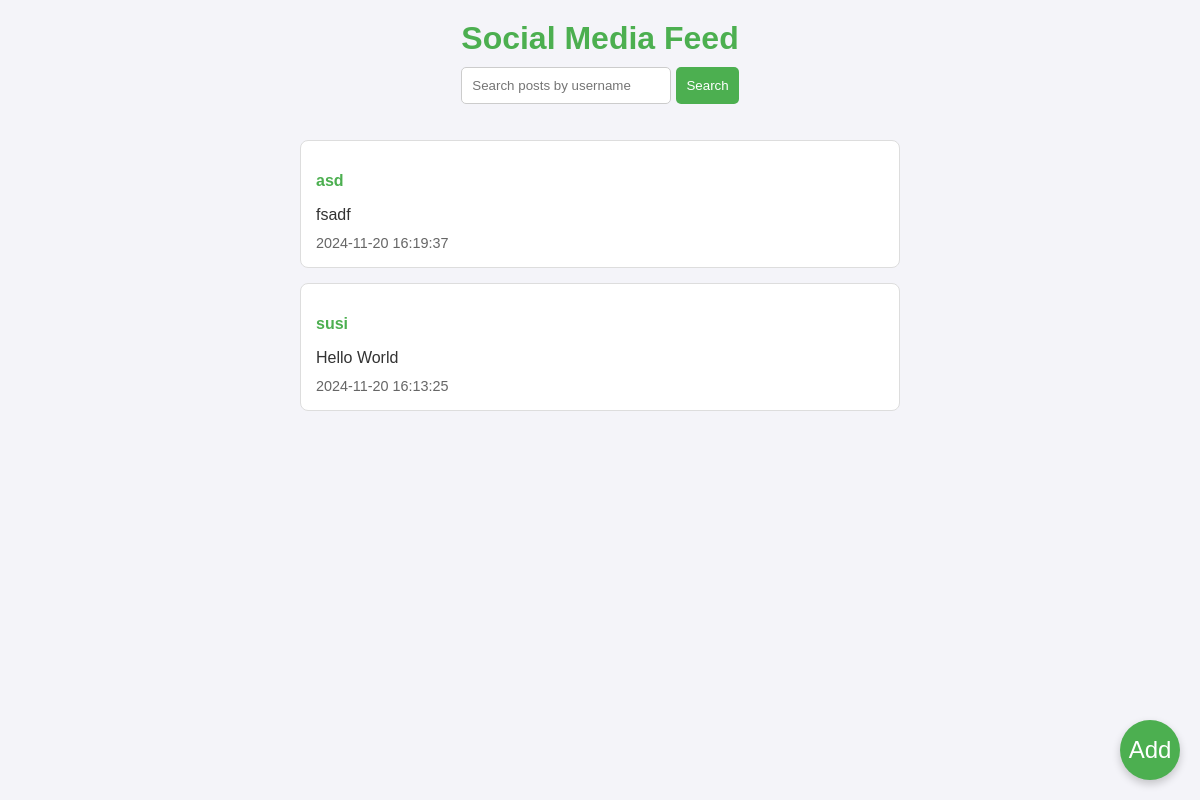
Before: / with the older database file.
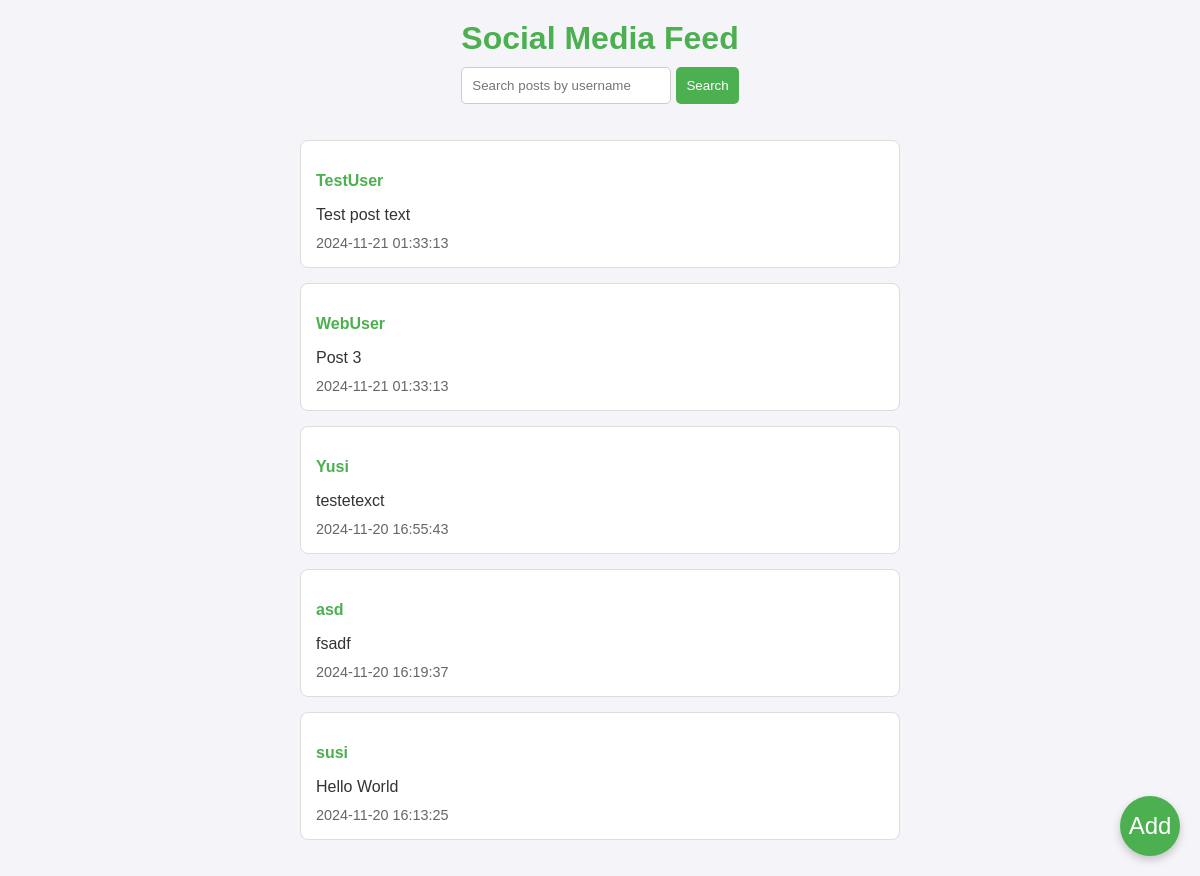
After: the same page with the newer database file.
### tables this page shows
CREATE TABLE Posts (
                id INTEGER PRIMARY KEY AUTOINCREMENT,
                image TEXT,
                text TEXT,
                user TEXT,
                timestamp DATETIME
            );

### ElderBond.py (the view)
@app.route('/')
def index():
    user = request.args.get('user')
    with DataBaseAccess() as db:
        if user:
            db.cursor.execute("SELECT * FROM Posts WHERE user = ?", (user,))
            posts = db.cursor.fetchall()
        else:
            posts = db.get_all_posts()
    return render_template('index.html', posts=posts)

### DataBase.py (called while the page is built)
    def initialize_db(self):
        self.cursor.execute('''
            CREATE TABLE IF NOT EXISTS Posts (
                id INTEGER PRIMARY KEY AUTOINCREMENT,
                image TEXT,
                text TEXT,
                user TEXT,
                timestamp DATETIME
            )
        ''')
        self.conn.commit()

    def get_all_posts(self):
        self.cursor.execute('SELECT * FROM Posts ORDER BY timestamp DESC')
        return self.cursor.fetchall()

    def __enter__(self):
        return self

    def __exit__(self, exc_type, exc_val, exc_tb):
        self.conn.close()

### templates/index.html (shortened to what this page needs)
<!DOCTYPE html>
<html lang="en">
<head>
  <link rel="stylesheet" href="{{ url_for('static', filename='style.css') }}">
</head>
<body>
  <div class="app-container">
    <header class="header">
      <h1>Social Media Feed</h1>
      <form method="get" action="/" class="search-form">
        <input
          type="text"
          name="user"
          placeholder="Search posts by username"
          value="{{ request.args.get('user') or '' }}"
        />
        <button type="submit" class="btn">Search</button>
      </form>
    </header>
    <main class="feed">
      <ul class="post-list">
        {% if posts %}
          {% for post in posts %}
            <li class="post">
              <p class="post-user">{{ post[3] }}</p>
              <p class="post-text">{{ post[2] }}</p>
              <small class="post-timestamp">{{ post[4] }}</small>
            </li>
          {% endfor %}
        {% else %}
          <p class="no-posts">No posts found.</p>
        {% endif %}
      </ul>
    </main>
    <button class="add-button" id="open-add-modal">Add</button>
  </div>
</body>
</html>

### static/style.css (style rules this page uses)
body { font-family: 'Arial', sans-serif; margin: 0; padding: 0; background-color: #f4f4f9; color: #333; }
.app-container { display: flex; flex-direction: column; align-items: center; padding: 20px; }
.feed { max-width: 600px; width: 100%; }
.post-list { list-style-type: none; padding: 0; }
.post { background: white; border: 1px solid #ddd; border-radius: 8px; padding: 15px; margin-bottom: 15px; }
.post-user { font-weight: bold; color: #4CAF50; }
.post-text { margin: 10px 0; }
.post-timestamp { font-size: 0.9em; color: #666; }
.add-button { position: fixed; bottom: 20px; right: 20px; background-color: #4CAF50; color: white; border: none; border-radius: 50%; width: 60px; height: 60px; font-size: 24px; cursor: pointer; box-shadow: 0 4px 8px rgba(0, 0, 0, 0.2); }
.header { text-align: center; margin-bottom: 20px; }
.header h1 { color: #4CAF50; margin: 0; }
.search-form { display: flex; justify-content: center; margin-top: 10px; }
.search-form input { padding: 10px; width: 70%; margin-right: 5px; border: 1px solid #ccc; border-radius: 5px; }
.search-form button { padding: 10px; background-color: #4CAF50; color: white; border: none; border-radius: 5px; cursor: pointer; }

Changed rows visible on the page:
added Posts: user "TestUser", text "Test post text", timestamp "2024-11-21 01:33:13"
added Posts: user "WebUser", text "Post 3", timestamp "2024-11-21 01:33:13"
added Posts: user "Yusi", text "testetexct", timestamp "2024-11-20 16:55:43"
